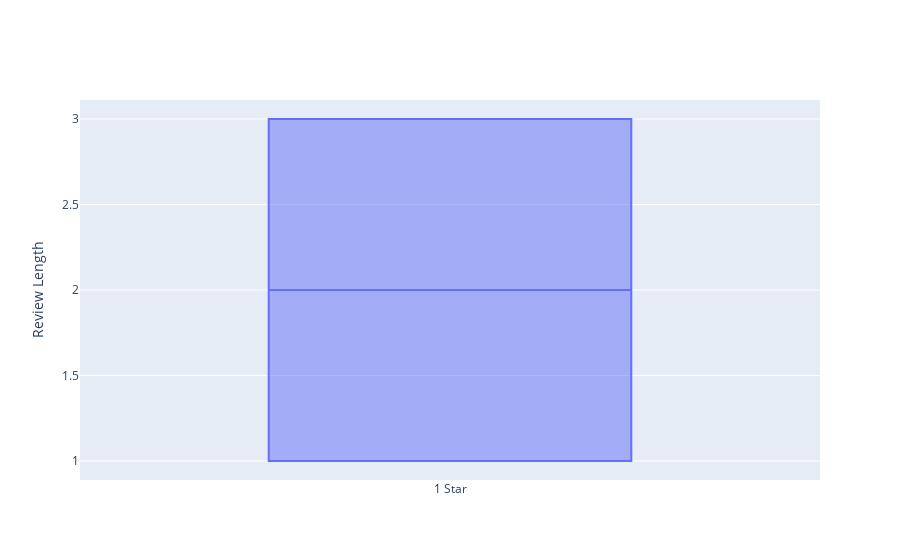

The code cell stored with this chart in its notebook:
### Code cell
polarity_hazard_rev=dangerous['star_rating'].values
plot_box(y1 = polarity_hazard_rev,
        y2 = [],
        y3 = [],
        y4 = [],
        y5 = [],
        xtitle='',
        ytitle='Review Length')

### Figure 1 — Plotly figure (JSON) as saved in the notebook; plotly's stock layout.template omitted (floating-point values rounded to 4 significant figures; data arrays with more than 128 entries replaced by an {"elided": "..."} marker saying what was removed)
{"data": [{"boxpoints": false, "name": "1 Star", "type": "box", "y": {"elided": "2095 int values"}}, {"boxpoints": false, "name": "2 Star", "type": "box", "y": []}, {"boxpoints": false, "name": "3 Star", "type": "box", "y": []}, {"boxpoints": false, "name": "4 Star", "type": "box", "y": []}, {"boxpoints": false, "name": "5 Star", "type": "box", "y": []}], "layout": {"xaxis": {"title": {"text": ""}}, "yaxis": {"title": {"text": "Review Length"}}}}
